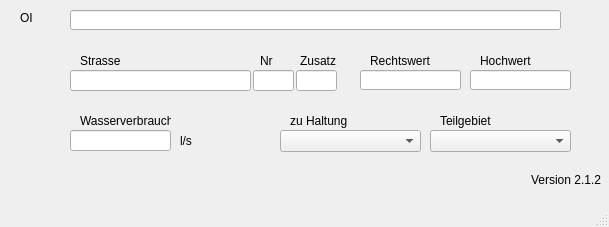
<?xml version="1.0" encoding="UTF-8"?>
<ui version="4.0">
 <class>MainWindow</class>
 <widget class="QMainWindow" name="MainWindow">
  <property name="enabled">
   <bool>true</bool>
  </property>
  <property name="geometry">
   <rect>
    <x>0</x>
    <y>0</y>
    <width>609</width>
    <height>227</height>
   </rect>
  </property>
  <property name="windowTitle">
   <string>MainWindow</string>
  </property>
  <widget class="QWidget" name="centralwidget">
   <widget class="QLabel" name="label_20">
    <property name="geometry">
     <rect>
      <x>290</x>
      <y>110</y>
      <width>81</width>
      <height>21</height>
     </rect>
    </property>
    <property name="text">
     <string>zu Haltung</string>
    </property>
   </widget>
   <widget class="QLabel" name="label">
    <property name="geometry">
     <rect>
      <x>20</x>
      <y>10</y>
      <width>61</width>
      <height>16</height>
     </rect>
    </property>
    <property name="text">
     <string>OI</string>
    </property>
   </widget>
   <widget class="QLabel" name="label_5">
    <property name="geometry">
     <rect>
      <x>80</x>
      <y>110</y>
      <width>91</width>
      <height>21</height>
     </rect>
    </property>
    <property name="text">
     <string>Wasserverbrauch</string>
    </property>
   </widget>
   <widget class="QLabel" name="label_22">
    <property name="geometry">
     <rect>
      <x>440</x>
      <y>110</y>
      <width>71</width>
      <height>21</height>
     </rect>
    </property>
    <property name="text">
     <string>Teilgebiet</string>
    </property>
   </widget>
   <widget class="QLineEdit" name="OI">
    <property name="geometry">
     <rect>
      <x>70</x>
      <y>10</y>
      <width>491</width>
      <height>20</height>
     </rect>
    </property>
   </widget>
   <widget class="QLineEdit" name="wasserverbrauch">
    <property name="geometry">
     <rect>
      <x>70</x>
      <y>130</y>
      <width>101</width>
      <height>21</height>
     </rect>
    </property>
   </widget>
   <widget class="QComboBox" name="haltnam">
    <property name="geometry">
     <rect>
      <x>280</x>
      <y>130</y>
      <width>141</width>
      <height>22</height>
     </rect>
    </property>
   </widget>
   <widget class="QComboBox" name="teilgebiet">
    <property name="geometry">
     <rect>
      <x>430</x>
      <y>130</y>
      <width>141</width>
      <height>22</height>
     </rect>
    </property>
   </widget>
   <widget class="QLabel" name="label_3">
    <property name="geometry">
     <rect>
      <x>370</x>
      <y>50</y>
      <width>61</width>
      <height>21</height>
     </rect>
    </property>
    <property name="font">
     <font>
      <weight>50</weight>
      <bold>false</bold>
     </font>
    </property>
    <property name="text">
     <string>Rechtswert</string>
    </property>
   </widget>
   <widget class="QLineEdit" name="Rechtswert">
    <property name="geometry">
     <rect>
      <x>360</x>
      <y>70</y>
      <width>101</width>
      <height>20</height>
     </rect>
    </property>
   </widget>
   <widget class="QLabel" name="label_6">
    <property name="geometry">
     <rect>
      <x>180</x>
      <y>130</y>
      <width>31</width>
      <height>21</height>
     </rect>
    </property>
    <property name="text">
     <string>l/s</string>
    </property>
   </widget>
   <widget class="QLabel" name="label_4">
    <property name="geometry">
     <rect>
      <x>480</x>
      <y>50</y>
      <width>51</width>
      <height>21</height>
     </rect>
    </property>
    <property name="font">
     <font>
      <weight>50</weight>
      <bold>false</bold>
     </font>
    </property>
    <property name="text">
     <string>Hochwert</string>
    </property>
   </widget>
   <widget class="QLineEdit" name="Hochwert">
    <property name="geometry">
     <rect>
      <x>470</x>
      <y>70</y>
      <width>101</width>
      <height>20</height>
     </rect>
    </property>
   </widget>
   <widget class="QLabel" name="label_7">
    <property name="geometry">
     <rect>
      <x>80</x>
      <y>50</y>
      <width>51</width>
      <height>21</height>
     </rect>
    </property>
    <property name="text">
     <string>Strasse</string>
    </property>
   </widget>
   <widget class="QLineEdit" name="Strassenname">
    <property name="geometry">
     <rect>
      <x>70</x>
      <y>70</y>
      <width>181</width>
      <height>21</height>
     </rect>
    </property>
   </widget>
   <widget class="QLineEdit" name="Hausnummer">
    <property name="geometry">
     <rect>
      <x>253</x>
      <y>70</y>
      <width>41</width>
      <height>21</height>
     </rect>
    </property>
   </widget>
   <widget class="QLineEdit" name="Zusatz">
    <property name="geometry">
     <rect>
      <x>296</x>
      <y>70</y>
      <width>41</width>
      <height>21</height>
     </rect>
    </property>
   </widget>
   <widget class="QLabel" name="label_8">
    <property name="geometry">
     <rect>
      <x>260</x>
      <y>50</y>
      <width>31</width>
      <height>21</height>
     </rect>
    </property>
    <property name="text">
     <string>Nr</string>
    </property>
   </widget>
   <widget class="QLabel" name="label_9">
    <property name="geometry">
     <rect>
      <x>300</x>
      <y>50</y>
      <width>41</width>
      <height>21</height>
     </rect>
    </property>
    <property name="text">
     <string>Zusatz</string>
    </property>
   </widget>
   <widget class="QLabel" name="lb_version">
    <property name="geometry">
     <rect>
      <x>530</x>
      <y>170</y>
      <width>71</width>
      <height>20</height>
     </rect>
    </property>
    <property name="toolTip">
     <string>Version QKan Import</string>
    </property>
    <property name="text">
     <string>Version 2.1.2</string>
    </property>
    <property name="alignment">
     <set>Qt::AlignRight|Qt::AlignTrailing|Qt::AlignVCenter</set>
    </property>
   </widget>
  </widget>
  <widget class="QMenuBar" name="menubar">
   <property name="geometry">
    <rect>
     <x>0</x>
     <y>0</y>
     <width>609</width>
     <height>21</height>
    </rect>
   </property>
  </widget>
  <widget class="QStatusBar" name="statusbar"/>
 </widget>
 <tabstops>
  <tabstop>OI</tabstop>
  <tabstop>wasserverbrauch</tabstop>
  <tabstop>teilgebiet</tabstop>
  <tabstop>Rechtswert</tabstop>
  <tabstop>haltnam</tabstop>
 </tabstops>
 <resources/>
 <connections/>
</ui>
